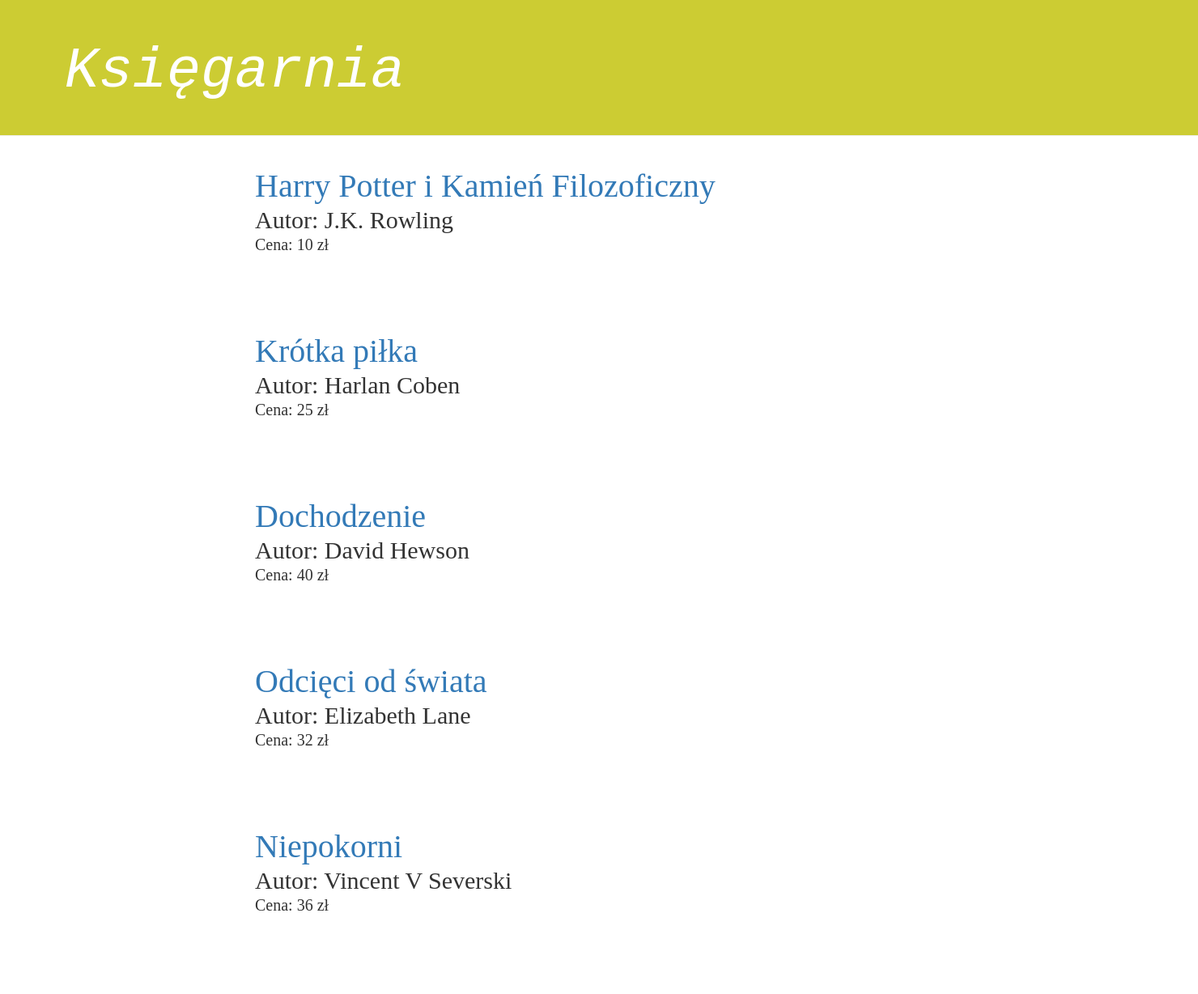
The app's page /, older data.
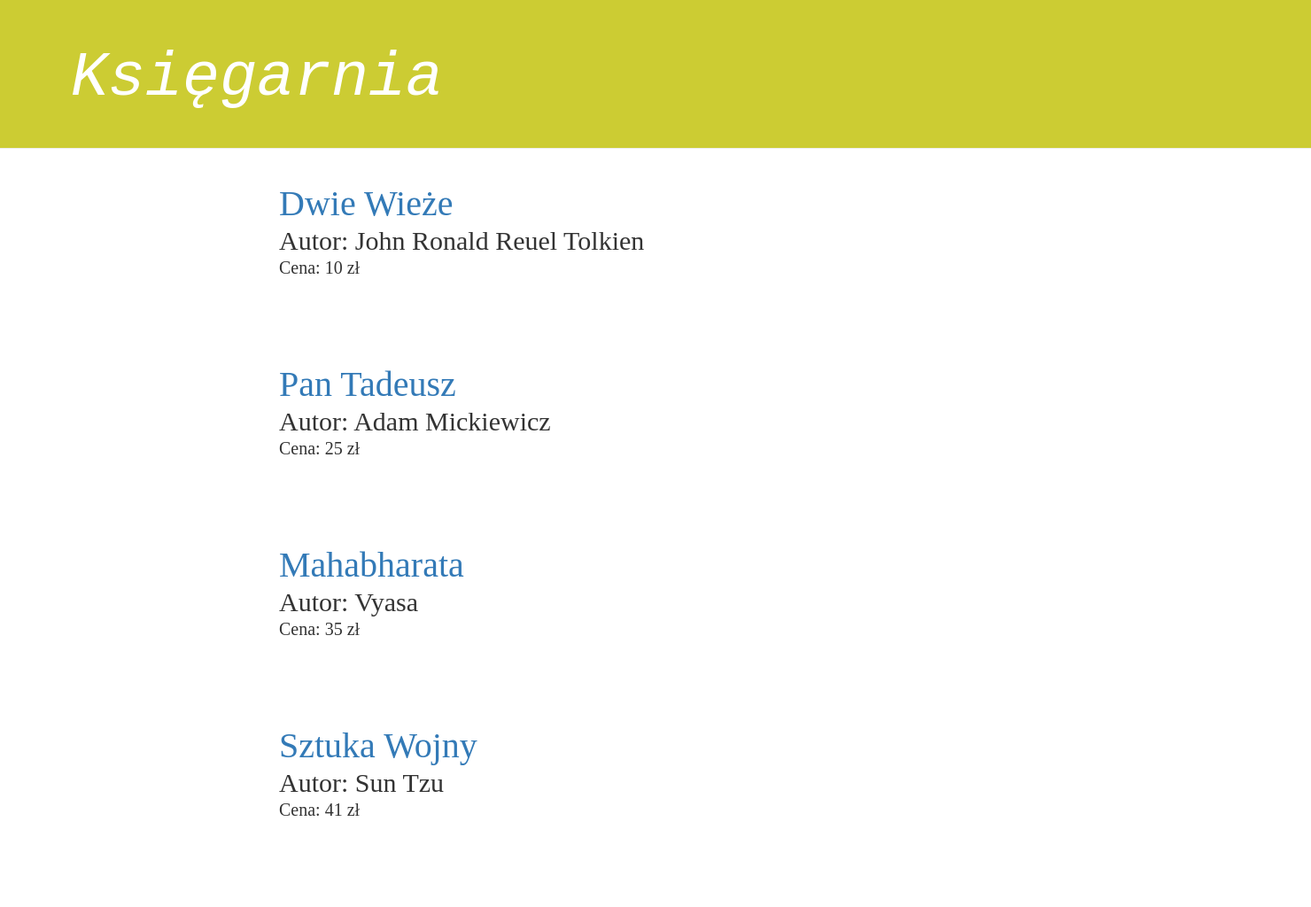
The same page, newer data.
### sklep/models.py (models this page shows, shortened)
class Book(models.Model):
	author = models.CharField(max_length=50)
	title = models.CharField(max_length=70)
	description = models.TextField()
	tableOfContents = models.TextField()
	price = models.IntegerField()
	ebook = models.CharField(max_length=30)
	paper = models.CharField(max_length=30)
	graphics = models.TextField()
	published_date = models.DateTimeField(blank=True, null=True)

### sklep/views.py (the view)
# urls.py: url(r'^$', views.book_list, name='book_list'),
def book_list(request):
    books = Book.objects.all
    return render(request, 'sklep/book_list.html', {'books':books})

### sklep/templates/sklep/book_list.html
{% extends 'sklep/base.html' %}
{% block content %}
    {% for book in books %}
        <div class="book">
		   <h1><a href="{% url 'book_detail' pk=book.pk %}">{{ book.title }}</a></h1>
			<div class="author">
			Autor: {{book.author}}
			</div>
			<div class="price">
               Cena: {{ book.price}} zł
            </div>
        </div>
    {% endfor %}
{% endblock content %}

### sklep/templates/sklep/base.html (shortened to what this page needs)
{% load staticfiles %}
<html>
    <head>
        <link rel="stylesheet" href="//maxcdn.bootstrapcdn.com/bootstrap/3.2.0/css/bootstrap.min.css">
        <link rel="stylesheet" href="//maxcdn.bootstrapcdn.com/bootstrap/3.2.0/css/bootstrap-theme.min.css">
        <link rel="stylesheet" href="{% static 'css/sklep.css' %}">
    </head>
    <body>
    <div class="page-header">
        <h1><a href="/">Księgarnia</a></h1>
    </div>
    <div class="content container">
        <div class="row">
            <div class="col-md-8">
            {% block content %}
            {% endblock %}
            </div>
        </div>
    </div>
</body>
</html>

### static/css/sklep.css (style rules this page uses)
.page-header { background-color: #CCCC33; margin-top: 0; padding: 3rem 3rem 3rem 8rem; }
.page-header h1, .page-header h1 a, .page-header h1 a:visited, .page-header h1 a:visited,a:active { color: #ffffff; font-family: Courier New; font-weight: normal; font-size: 7rem; font-style: italic; }
.content { margin-left: 30rem; }
.book { margin-bottom: 10rem; line-height: 2rem; font-family: Verdana; }
.price { font-size: 2rem; margin-bottom: 1rem; }
.author { font-size: 3rem; margin-bottom: 1rem; }
.book h1 { font-size: 4rem; color: #236B8E; margin-bottom: 1rem; }
.book author a:visited,. book author a:visited, { font-size: 2rem; margin-bottom: 1rem; }

Row changes from the older to the newer data that the page shows:
removed Book: title "Niepokorni", author "Vincent V Severski", price "36"
changed Book: title "Harry Potter i Kamień Filozoficzny" → "Dwie Wieże"; author "J.K. Rowling" → "John Ronald Reuel Tolkien"
changed Book: title "Krótka piłka" → "Pan Tadeusz"; author "Harlan Coben" → "Adam Mickiewicz"
changed Book: title "Dochodzenie" → "Mahabharata"; author "David Hewson" → "Vyasa"; price "40" → "35"
changed Book: title "Odcięci od świata" → "Sztuka Wojny"; author "Elizabeth Lane" → "Sun Tzu"; price "32" → "41"
